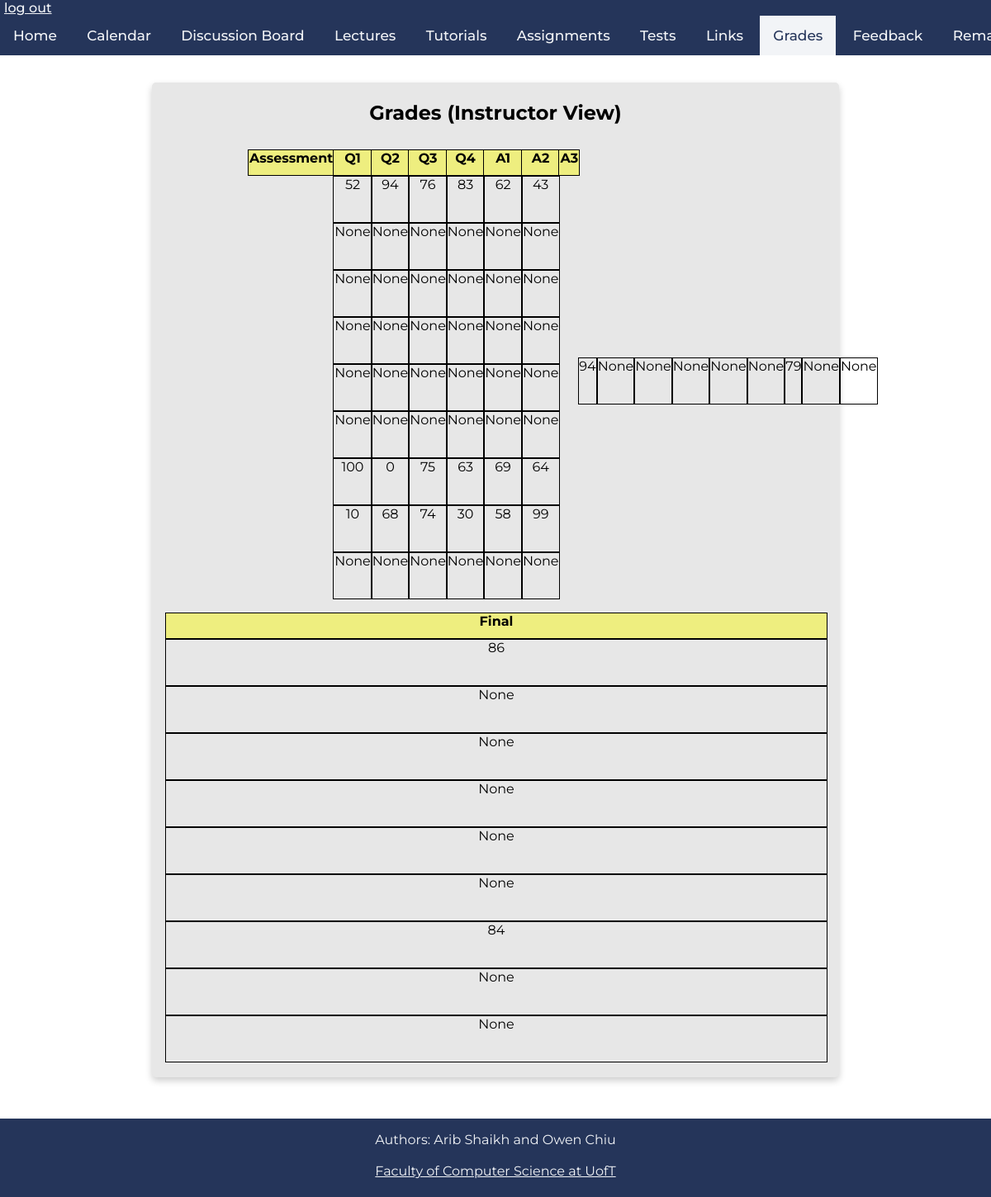
Page /grades (signed in) on the earlier database version.
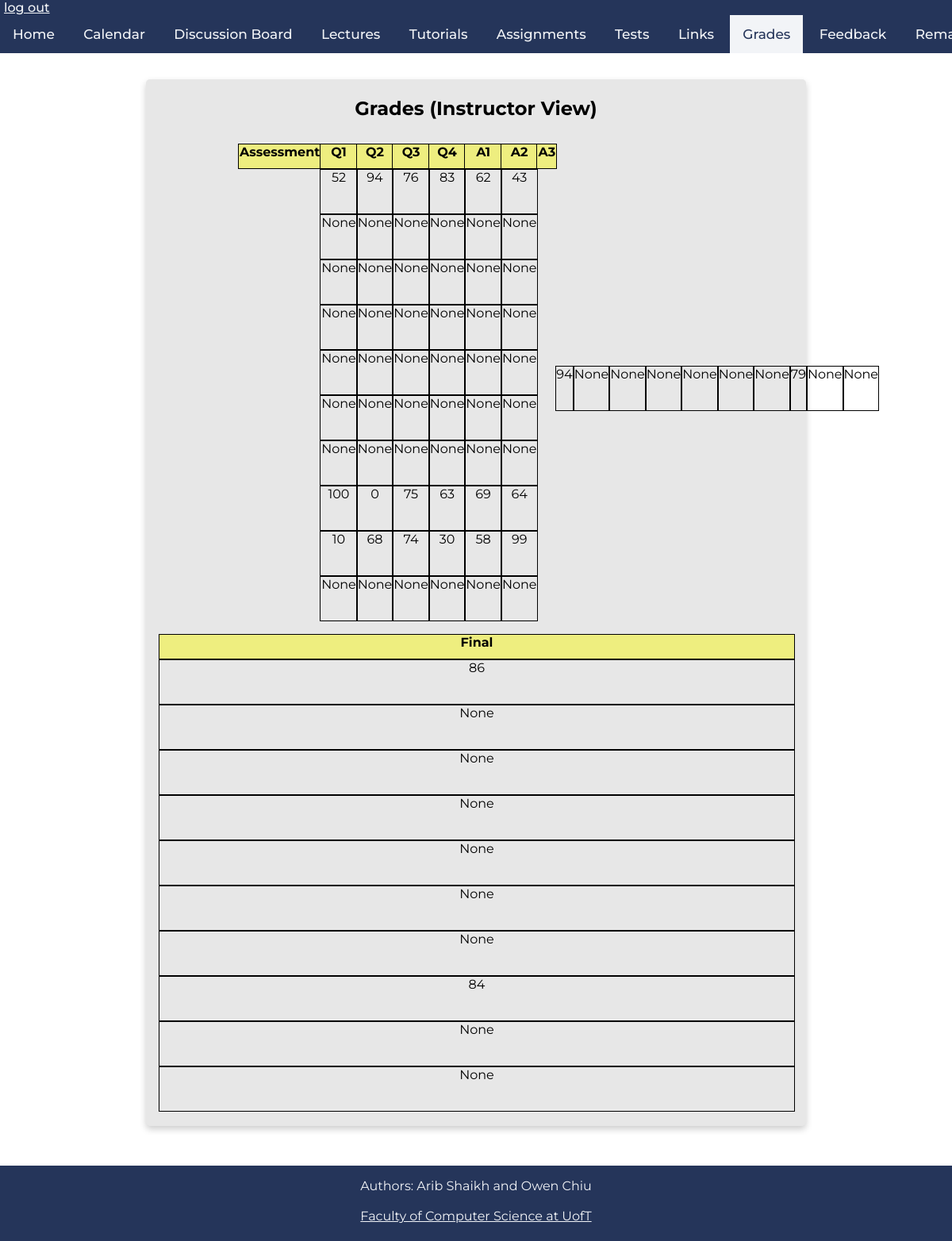
Same page on the later database version.
### tables this page shows
CREATE TABLE students(
	username VARCHAR(256) NOT NULL PRIMARY KEY,
	password VARCHAR(256) NOT NULL,
	sessionn VARCHAR(256)
	);

### app.py (the view)
@app.route('/grades')
def retrieveGrades():
	if 'username' in session:
		student_session = session.get('student')
		instructor_session = session.get('instructor')
		db = get_db()
		db.row_factory = make_dicts
		if student_session:
			student_grades = query_db(
				"SELECT mark_id, mark FROM marks WHERE username = ?",[session['username']] , one=False)
			db.close()
			return render_template("grades.html", student_grades = student_grades)
		if instructor_session:
			instructor_grades = query_db(
				"select s.username,	sum(case when m.mark_id = 'Q1' then m.mark end) Q1,	sum(case when m.mark_id = 'Q2' then m.mark end) Q2,	sum(case when m.mark_id = 'Q3' then m.mark end) Q3,	sum(case when m.mark_id = 'Q4' then m.mark end) Q4,	sum(case when m.mark_id = 'A1' then m.mark end) A1,	sum(case when m.mark_id = 'A2' then m.mark end) A2,	sum(case when m.mark_id = 'A3' then m.mark end) A3,	sum(case when m.mark_id = 'Final' then m.mark end) Final from students s left outer join marks m on m.username=s.username group by s.username", one=False)
			db.close()
			return render_template("grades.html", instructor_grades = instructor_grades)
	return render_template("grades.html")

### app.py (called while the page is built)
def get_db():
    db = getattr(g, '_database', None)
    if db is None:
        db = g._database = sqlite3.connect(DATABASE)
    return db

def make_dicts(cursor, row):
    return dict((cursor.description[idx][0], value)
                for idx, value in enumerate(row))

def query_db(query, args=(), one=False):
    cur = get_db().execute(query, args)
    rv = cur.fetchall()
    cur.close()
    return (rv[0] if rv else None) if one else rv

@app.teardown_appcontext
def close_connection(exception):
    db = getattr(g, '_database', None)
    if db is not None:
        db.close()

### templates/grades.html (shortened to what this page needs)
<!DOCTYPE html>
<html>
    <head>
        <link rel="stylesheet" href="../static/css/main.css" />
        <link rel="stylesheet" href="../static/css/grades.css" />
        <link rel="stylesheet" href="../static/css/navbar_footer.css" />
    </head>
    <body>
        <div class="navbar">
            <a class="logout" href="./logout">log out</a>
            <div class="links">
                <a href="./">Home</a>
                <a href="./calendar">Calendar</a>
                <a href="https://piazza.com/class/kk052lckppx73x" target="_blank">Discussion Board</a>
                <a href="./lectures">Lectures</a>
                <a href="./tutorials">Tutorials</a>
                <a href="./assignments">Assignments</a>
                <a href="./tests">Tests</a>
                <a href="./links">Links</a>
                <a href="./grades" class="active-page" >Grades</a>
                <a href="./feedback">Feedback</a>
                <a href="./remark">Remark Request</a>
            </div>
        </div>
        {% if session['instructor'] %}
        <div class='Box'>
            <h2>Grades (Instructor View)</h2>
            <div class="table">
                <div class="column">
                    <div class="headerrow">Assessment</div>
                </div>
                <div class="column">
                    <div class="headerrow">Q1</div>
                    {% for grades in instructor_grades %}
                    <div class="row">{{grades['Q1']}}</div>
                    {% endfor %}
                </div>
                <div class="column">
                    <div class="headerrow">Q2</div>
                    {% for grades in instructor_grades %}
                    <div class="row">{{grades['Q2']}}</div>
                    {% endfor %}
                </div>
                <div class="column">
                    <div class="headerrow">Q3</div>
                    {% for grades in instructor_grades %}
                    <div class="row">{{grades['Q3']}}</div>
                    {% endfor %}
                </div>
                <div class="column">
                    <div class="headerrow">Q4</div>
                    {% for grades in instructor_grades %}
                    <div class="row">{{grades['Q4']}}</div>
                    {% endfor %}
                </div>
                <div class="column">
                    <div class="headerrow">A1</div>
                    {% for grades in instructor_grades %}
                    <div class="row">{{grades['A1']}}</div>
                    {% endfor %}
                </div>
                <div class="column">
                    <div class="headerrow">A2</div>
                    {% for grades in instructor_grades %}
                    <div class="row">{{grades['A2']}}</div>
                    {% endfor %}
                </div>
                <div class="column">
                    <div class="headerrow">A3</div></div>
                    {% for grades in instructor_grades %}
                    <div class="row">{{grades['A3']}}</div>
                    {% endfor %}
                </div>
                <div class="column">
                    <div class="headerrow">Final</div>
                    {% for grades in instructor_grades %}
                    <div class="row">{{grades['Final']}}</div>
                    {% endfor %}
                </div>
            </div>
        <footer>
                <p>Authors: Arib Shaikh and Owen Chiu<br>
                <br>
                <a href="https://web.cs.toronto.edu/" target="_blank">Faculty of Computer Science at UofT</a></p>
            </footer>
            {% endif %}
    </body>

### static/css/main.css (style rules this page uses)
html { font-family: 'Montserrat', sans-serif; }
body { height:100vh; margin: 0px; display:flex; flex-direction:column; text-align: center; }
.Box { background-color: rgb(231, 231, 231); display: flex; flex-direction: column; flex-grow: 1; margin:0px auto; margin-bottom: 12px; box-shadow: 0 4px 8px 0 rgba(0, 0, 0, 0.2); transition: 0.3s; border-radius: 5px; padding: 2px 16px; text-align: center; justify-content: center; align-items: center; width: 800px; }

### static/css/grades.css (style rules this page uses)
.Box { flex-grow: 0; margin-top: 100px; margin-bottom: 50px; }
.table { display: flex; margin: auto; margin-top: 10px; width: 75%; }
.column { margin-bottom: 1em; width: 100%; }
.row { border: 1px black solid; height: 55px; margin: auto; width: 100%; text-align: center; padding: 0 0; }
.headerrow { border: 1px black solid; height: 30px; margin: auto; width: 100%; text-align: center; padding: 0 0; font-weight: bold; background-color: rgb(238, 238, 127); }

### static/css/navbar_footer.css (style rules this page uses)
.navbar { background-color: #25355A; overflow: auto; white-space: nowrap; position: fixed; top: 0; font-weight: 500; width: 100%; margin-left: 0px; text-align: left; }
.logout { padding-left: 5px; padding-bottom: 5px; color:#F2F4F7 }
.links { text-align: center; }
.links a { display: inline-block; color: #F2F4F7; text-align: center; padding: 14px 16px; text-decoration: none; font-size: 17px; }
.links a.active-page { background-color: #F2F4F7; color: #25355A; }
footer { min-height:95px; margin-top: auto; text-align: center; background-color: #25355A; color: #F2F4F7; }
footer a { color: #F2F4F7; margin-bottom: 10px; }
footer p { margin-right: 0px; margin-left: 0px; }

Differences in the rows shown:
added students: Q1 "None", Q2 "None", Q3 "None", Q4 "None", A1 "None", A2 "None", A3 "None", Final "None"
